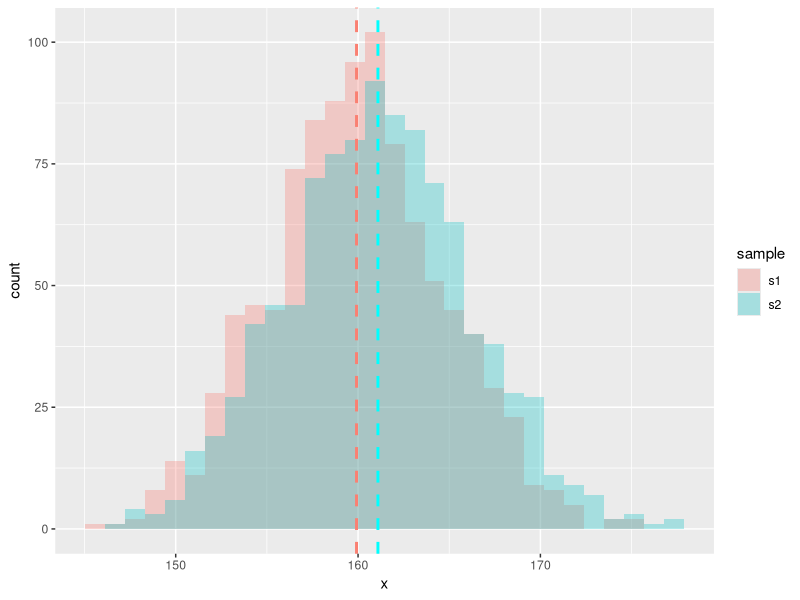

Recreate this plot in R.
### some illustrations of basic statistical concepts

# I also recommend this website for an interactive display of the
# interactions between power, significance, effect size and population size:
# https://rpsychologist.com/d3/NHST/

## effect size
library(ggplot2)
s1<-rnorm(1000, mean=160,sd=5)

s2<-rnorm(1000, mean=161,sd=5)

dataf<-data.frame(x=c(s1,s2),sample=c(rep("s1",length(s1)),rep("s2",length(s2))))

ggplot(dataf,aes(x=x,fill=sample)) +
  geom_histogram(alpha=0.3,position="identity") +
  geom_vline(aes(xintercept=c(mean(s1))),linetype="dashed",size=1,
             color="salmon") +
  geom_vline(aes(xintercept=c(mean(s2))),linetype="dashed",size=1,
           color="cyan")
t.test(s1,s2)
mean(s1)
mean(s2)


## degrees of freedom
# suppose you have a random variable with the following values:
myCounts<-c(7,6,3,9,4)
# and you estimate a parameter, like the mean:
myMean<-mean(myCounts)
myMean

# imagine you know only the first 4 numbers of myCounts
myCountsPartial<-c(7,6,3,9,NA)
# since you know the mean, it is possible to calculate the last number:
myMean*5-sum(myCountsPartial, na.rm=T)
# so the last (nth) number is completely dependant.

# if you were missing two numbers
myCountsPartial<-c(7,6,3,NA,NA)
# then there would be many combinations that would give the same mean.e.g:
mean(c(7,6,3,8,5))
mean(c(7,6,3,2,11))
#etc
# so that means that n-1 of the numbers are independant.
# that is why you say the mean of a normally distributed sample has
# n-1 degrees of freedom.
# once that number of measurements has been fixed for a given population, # the nth measurement is no longer independant.


## power
# power or sensitivty is the true positive rate TPR=TP/(TP+FN)
# i.e what fraction of all the truely positive results are we detecting?

set.seed(21032020)
# power depends on sample size:
s1<-rnorm(1000, mean=160,sd=5)
s2<-rnorm(1000, mean=161,sd=5)
t.test(s1,s2)
# .. is significant

s1<-rnorm(25, mean=160,sd=5)
s2<-rnorm(25, mean=161,sd=5)
t.test(s1,s2)
# .. is not significant


## power depends on effect size
s1<-rnorm(30, mean=160,sd=5)
s2<-rnorm(30, mean=161,sd=5)
t.test(s1,s2)
# .. is not significant

s1<-rnorm(30, mean=160,sd=5)
s2<-rnorm(30, mean=180,sd=5)
t.test(s1,s2)
# .. is significant

## power depends on significance threshold
s1<-rnorm(35, mean=160,sd=5)
s2<-rnorm(35, mean=161,sd=5)
t.test(s1,s2,conf.level=0.9999)
# .. is not significant

t.test(s1,s2,conf.level=0.95)
# .. is significant

